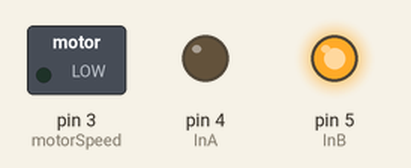
Recording of a sketch running on a simulated Arduino Uno, built with avr-gcc and run on an emulated ATmega328P. Parts: switched loads named in the sketch (green lamp = pin HIGH), output pins drawn as LEDs (lit = HIGH).

Above: at 0.05 s.
At 5.75 s:
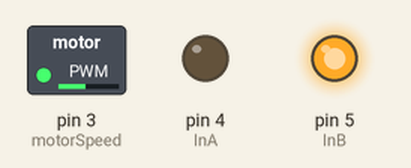
At 11.55 s:
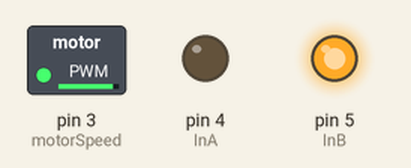
At 23.15 s:
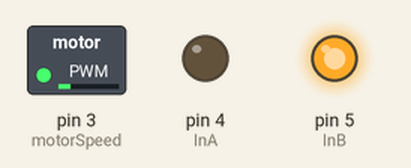
Timing chart, 0 to 33.3 s (numbered marks = the images above):
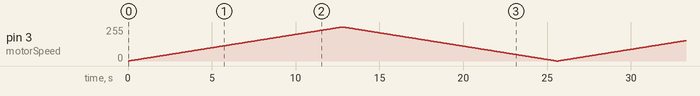

The sketch:

Motor_Speed_Control.ino
```cpp
// Deklarasikan pin digital yang akan digunakan untuk mengontrol kecepatan motor
const int motorSpeed = 3, InA = 4, InB = 5;
int timeDelay = 50;

void setup() {
  // Inisialisasi pin digital yang akan digunakan sebagai output
  pinMode(motorSpeed, OUTPUT);
  pinMode(InA, OUTPUT);
  pinMode(InB, OUTPUT);

  // Putaran motor searah jarum jam
  digitalWrite(InA, LOW);
  digitalWrite(InB, HIGH);
}

void loop() {
  // Tentukan kecepatan motor (0-255)
  int Speed = 0;

  // Ubah kecepatan motor dari lambat ke cepat secara bertahap
  for (int i = 0; i < 256; i++) {
    Speed = i;
    analogWrite(motorSpeed, Speed);
    delay(timeDelay);
  }

  // Ubah kecepatan motor dari cepat ke lambat secara bertahap
  for (int i = 255; i >= 0; i--) {
    Speed = i;
    analogWrite(motorSpeed, Speed);
    delay(timeDelay);
  }
}
```
